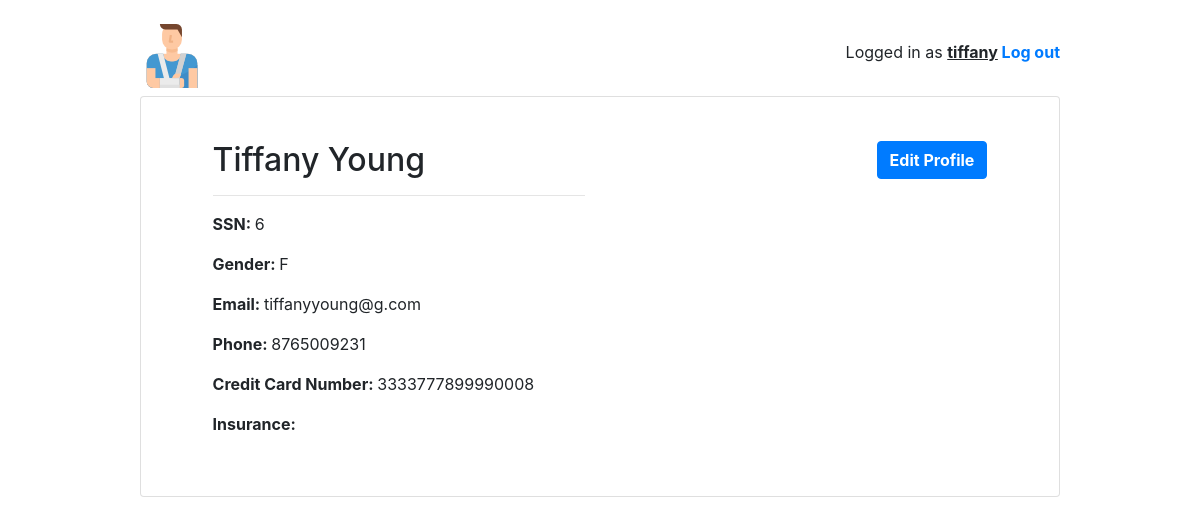
The page /home/patient/pro/profile/6 (signed in) on the database its author committed.
### home/models.py (models this page shows, shortened)
class User(AbstractUser):
    is_patient = models.BooleanField(default=False)
    is_doctor = models.BooleanField(default=False)
    is_pharmacist = models.BooleanField(default=False)
    is_insurance = models.BooleanField(default=False)

class Patient(models.Model):
    GENDER_CHOICES = [('M', 'Male'), ('F', 'Female')]
    user = models.OneToOneField(User, on_delete=models.CASCADE)
    ssn = models.IntegerField('SSN', blank=False, primary_key=True)
    first_name = models.CharField('First Name', max_length=50, blank=False)
    last_name = models.CharField('Last Name', max_length=50, blank=False)
    email = models.EmailField('Email', max_length=40, blank=True, null=True, unique=True)
    gender = models.CharField(max_length=3, choices=GENDER_CHOICES, default='M')
    phone = models.IntegerField('Phone Number', blank=True, null=True)
    creditcard = models.IntegerField('Credit Card Number', blank=True, null=True)
    class Meta:
        ordering = ['ssn']

### home/views/patient.py (the view)
# urls.py: path('pro/profile/<int:pk>', patient.PatientProfileView.as_view(), name='patient_profile'),
@method_decorator([login_required, patient_required], name='dispatch')
class PatientProfileView(DetailView):
    model = Patient
    template_name = 'home/patient/patient_profile.html'

### home/templates/home/patient/patient_profile.html
<!DOCTYPE html>
{% extends "base.html" %}
{% block content %}
<div class="container my-4">
  <div class="row justify-content-center">
    <div class="col-md-11 col-sm-20">
      <div class="row">
        <div class="col-6">
            <h2>{{ user.first_name }} {{ user.last_name}}</h2>
            <hr>
            <p><strong>SSN: </strong> {{ user.patient.ssn }}</p>
            <p><strong>Gender: </strong>{{ user.patient.gender }}</p>
            <p><strong>Email: </strong>{{ user.patient.email }}</p>
            <p><strong>Phone: </strong>{{user.patient.phone}}</p>
            <p><strong>Credit Card Number: </strong>{{user.patient.creditcard}}</p>
            <p><strong>Insurance: </strong>{{user.patient.ins}}</p>
        </div>
        <div class="col-6 text-right">
            <a href="{% url 'patient:patient_edit' user.patient.ssn user.patient.ssn%}" class="btn btn-primary" role="button"><strong>Edit Profile</strong></a>
        </div>
      </div>
     </div>
  </div>
</div>
{% endblock %}

### templates/base.html (shortened to what this page needs)
<!DOCTYPE html>
{% load static %}
<html lang="en">
<head>
    <link rel="stylesheet" href="https://maxcdn.bootstrapcdn.com/bootstrap/4.0.0/css/bootstrap.min.css">
    <link rel="stylesheet" type="text/css" href="{% static 'vendor/fontello-2f186091/css/fontello.css' %}">
    <link rel="stylesheet" type="text/css" href="{% static 'css/app.css' %}">
    {% if user.is_authenticated and user.is_patient %}
        <link rel="stylesheet" type="text/css" href="{% static 'css/patients.css' %}">
    {% elif user.is_authenticated and user.is_doctor %}
        <link rel="stylesheet" type="text/css" href="{% static 'css/doctors.css' %}">
    {% elif user.is_authenticated and user.is_pharmacist %}
        <link rel="stylesheet" type="text/css" href="{% static 'css/pharmacist.css' %}">
    {% elif user.is_authenticated and user.is_insurance %}
        <link rel="stylesheet" type="text/css" href="{% static 'css/all.css' %}">
    {% else %}
        <link rel="stylesheet" type="text/css" href="{% static 'css/all.css' %}">
    {% endif %}
</head>
<body>
<div class="container my-4">
  <div class="row justify-content-center">
    <div class="col-md-10 col-sm-12">
      <div class="row">
        <div class="col-6">
            {% if user.is_authenticated and user.is_doctor %}
                <h1 class="logo"><a href="{% url 'index' %}"><img src="{% static 'images/doctor.png' %}"></a></h1>
            {% elif user.is_authenticated and user.is_patient %}
                <h1 class="logo"><a href="{% url 'index' %}"><img src="{% static 'images/patient.png' %}"></a></h1>
            {% elif user.is_authenticated and user.is_pharmacist %}
                <h1 class="logo"><a href="{% url 'index' %}"><img src="{% static 'images/phar.png' %}"></a></h1>
            {% elif user.is_authenticated and user.is_insurance %}
                <h1 class="logo"><a href="{% url 'index' %}"><img src="{% static 'images/ins.png' %}"></a></h1>
            {% else %}
                <h1 class="logo"><a href="{% url 'index' %}"><img src="{% static 'images/medical-history.png' %}"></a></h1>
            {% endif %}
        </div>
        <div class="col-6 text-right">
          {% if user.is_authenticated %}
            <p class="pt-3">Logged in as <strong><u>{{ user.username }}</u> <a href="{% url 'logout' %}">Log out</a></strong></p>
          {% else %}
            <a href="{% url 'login' %}" class="btn btn-light" role="button">Log in</a>
            <a href="{% url 'signup' %}" class="btn btn-primary" role="button">Sign up</a>
          {% endif %}
        </div>
      </div>
      <div class="card mb-3">
        <div class="card-body">
          {% block content %}
          {% endblock %}
        </div>
      </div>
    </div>
  </div>
</div>
</body>
</html>

### home/static/css/app.css (style rules this page uses)
.logo { font-family: 'Clicker Script', cursive; }
.logo a { color: #212529; text-decoration: none; }

### home/static/css/patients.css (style rules this page uses)
body { background-image: url( http://api.thumbr.it/whitenoise-361x370.png?); }

### rows shown on the page
User: username "tiffany", first_name "Tiffany", last_name "Young", patient.ssn "6", patient.gender "F", patient.email "tiffanyyoung@g.com", patient.phone "8765009231", patient.creditcard "3333777899990008"
